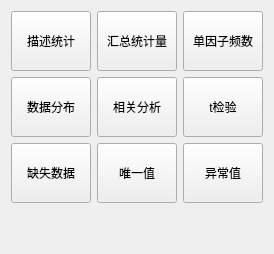
         <widget class="QWidget" name="page_stats">
          <layout class="QGridLayout" name="gridLayout_2">
           <item row="6" column="0">
            <spacer name="verticalSpacer_3">
             <property name="orientation">
              <enum>Qt::Vertical</enum>
             </property>
             <property name="sizeHint" stdset="0">
              <size>
               <width>20</width>
               <height>40</height>
              </size>
             </property>
            </spacer>
           </item>
           <item row="2" column="0">
            <widget class="QToolButton" name="btn_stats_base">
             <property name="minimumSize">
              <size>
               <width>80</width>
               <height>60</height>
              </size>
             </property>
             <property name="maximumSize">
              <size>
               <width>80</width>
               <height>60</height>
              </size>
             </property>
             <property name="toolTip">
              <string>描述数据特征</string>
             </property>
             <property name="text">
              <string>描述统计</string>
             </property>
             <property name="icon">
              <iconset resource="../pyqtsource.qrc">
               <normaloff>:/pyqt/source/images/wordcountdialog.png</normaloff>:/pyqt/source/images/wordcountdialog.png</iconset>
             </property>
             <property name="iconSize">
              <size>
               <width>32</width>
               <height>32</height>
              </size>
             </property>
             <property name="toolButtonStyle">
              <enum>Qt::ToolButtonTextUnderIcon</enum>
             </property>
            </widget>
           </item>
           <item row="3" column="0">
            <widget class="QToolButton" name="btn_stats_distribution">
             <property name="minimumSize">
              <size>
               <width>80</width>
               <height>60</height>
              </size>
             </property>
             <property name="maximumSize">
              <size>
               <width>80</width>
               <height>60</height>
              </size>
             </property>
             <property name="text">
              <string>数据分布</string>
             </property>
             <property name="icon">
              <iconset resource="../pyqtsource.qrc">
               <normaloff>:/pyqt/source/images/distributecolumns.png</normaloff>:/pyqt/source/images/distributecolumns.png</iconset>
             </property>
             <property name="iconSize">
              <size>
               <width>32</width>
               <height>32</height>
              </size>
             </property>
             <property name="toolButtonStyle">
              <enum>Qt::ToolButtonTextUnderIcon</enum>
             </property>
            </widget>
           </item>
           <item row="2" column="1">
            <widget class="QToolButton" name="btn_stats_sum">
             <property name="minimumSize">
              <size>
               <width>80</width>
               <height>60</height>
              </size>
             </property>
             <property name="maximumSize">
              <size>
               <width>80</width>
               <height>60</height>
              </size>
             </property>
             <property name="text">
              <string>汇总统计量</string>
             </property>
             <property name="icon">
              <iconset resource="../pyqtsource.qrc">
               <normaloff>:/pyqt/source/images/distributecolumns.png</normaloff>:/pyqt/source/images/distributecolumns.png</iconset>
             </property>
             <property name="iconSize">
              <size>
               <width>32</width>
               <height>32</height>
              </size>
             </property>
             <property name="toolButtonStyle">
              <enum>Qt::ToolButtonTextUnderIcon</enum>
             </property>
            </widget>
           </item>
           <item row="2" column="2">
            <widget class="QToolButton" name="btn_stats_frequency">
             <property name="minimumSize">
              <size>
               <width>80</width>
               <height>60</height>
              </size>
             </property>
             <property name="maximumSize">
              <size>
               <width>80</width>
               <height>60</height>
              </size>
             </property>
             <property name="text">
              <string>单因子频数</string>
             </property>
             <property name="icon">
              <iconset resource="../pyqtsource.qrc">
               <normaloff>:/pyqt/source/images/distributecolumns.png</normaloff>:/pyqt/source/images/distributecolumns.png</iconset>
             </property>
             <property name="iconSize">
              <size>
               <width>32</width>
               <height>32</height>
              </size>
             </property>
             <property name="toolButtonStyle">
              <enum>Qt::ToolButtonTextUnderIcon</enum>
             </property>
            </widget>
           </item>
           <item row="3" column="1">
            <widget class="QToolButton" name="btn_stats_corr">
             <property name="minimumSize">
              <size>
               <width>80</width>
               <height>60</height>
              </size>
             </property>
             <property name="maximumSize">
              <size>
               <width>80</width>
               <height>60</height>
              </size>
             </property>
             <property name="text">
              <string>相关分析</string>
             </property>
             <property name="icon">
              <iconset resource="../pyqtsource.qrc">
               <normaloff>:/pyqt/source/images/distributecolumns.png</normaloff>:/pyqt/source/images/distributecolumns.png</iconset>
             </property>
             <property name="iconSize">
              <size>
               <width>32</width>
               <height>32</height>
              </size>
             </property>
             <property name="toolButtonStyle">
              <enum>Qt::ToolButtonTextUnderIcon</enum>
             </property>
            </widget>
           </item>
           <item row="3" column="2">
            <widget class="QToolButton" name="btn_stats_t">
             <property name="minimumSize">
              <size>
               <width>80</width>
               <height>60</height>
              </size>
             </property>
             <property name="maximumSize">
              <size>
               <width>80</width>
               <height>60</height>
              </size>
             </property>
             <property name="text">
              <string>t检验</string>
             </property>
             <property name="icon">
              <iconset resource="../pyqtsource.qrc">
               <normaloff>:/pyqt/source/images/distributecolumns.png</normaloff>:/pyqt/source/images/distributecolumns.png</iconset>
             </property>
             <property name="iconSize">
              <size>
               <width>32</width>
               <height>32</height>
              </size>
             </property>
             <property name="toolButtonStyle">
              <enum>Qt::ToolButtonTextUnderIcon</enum>
             </property>
            </widget>
           </item>
           <item row="4" column="0">
            <widget class="QToolButton" name="btn_stats_missing_value">
             <property name="minimumSize">
              <size>
               <width>80</width>
               <height>60</height>
              </size>
             </property>
             <property name="maximumSize">
              <size>
               <width>80</width>
               <height>60</height>
              </size>
             </property>
             <property name="toolTip">
              <string>描述缺失数据</string>
             </property>
             <property name="text">
              <string>缺失数据</string>
             </property>
             <property name="icon">
              <iconset resource="../pyqtsource.qrc">
               <normaloff>:/pyqt/source/images/dbdistinctvalues.png</normaloff>:/pyqt/source/images/dbdistinctvalues.png</iconset>
             </property>
             <property name="iconSize">
              <size>
               <width>32</width>
               <height>32</height>
              </size>
             </property>
             <property name="toolButtonStyle">
              <enum>Qt::ToolButtonTextUnderIcon</enum>
             </property>
            </widget>
           </item>
           <item row="4" column="2">
            <widget class="QToolButton" name="btn_stats_except_value">
             <property name="minimumSize">
              <size>
               <width>80</width>
               <height>60</height>
              </size>
             </property>
             <property name="maximumSize">
              <size>
               <width>80</width>
               <height>60</height>
              </size>
             </property>
             <property name="text">
              <string>异常值</string>
             </property>
             <property name="icon">
              <iconset resource="../pyqtsource.qrc">
               <normaloff>:/pyqt/source/images/lc_closedoc.png</normaloff>:/pyqt/source/images/lc_closedoc.png</iconset>
             </property>
             <property name="iconSize">
              <size>
               <width>32</width>
               <height>32</height>
              </size>
             </property>
             <property name="toolButtonStyle">
              <enum>Qt::ToolButtonTextUnderIcon</enum>
             </property>
            </widget>
           </item>
           <item row="4" column="1">
            <widget class="QToolButton" name="btn_stats_unique_value">
             <property name="minimumSize">
              <size>
               <width>80</width>
               <height>60</height>
              </size>
             </property>
             <property name="maximumSize">
              <size>
               <width>80</width>
               <height>60</height>
              </size>
             </property>
             <property name="text">
              <string>唯一值</string>
             </property>
             <property name="icon">
              <iconset resource="../pyqtsource.qrc">
               <normaloff>:/pyqt/source/images/formfilternavigator.png</normaloff>:/pyqt/source/images/formfilternavigator.png</iconset>
             </property>
             <property name="iconSize">
              <size>
               <width>32</width>
               <height>32</height>
              </size>
             </property>
             <property name="toolButtonStyle">
              <enum>Qt::ToolButtonTextUnderIcon</enum>
             </property>
            </widget>
           </item>
          </layout>
         </widget>
